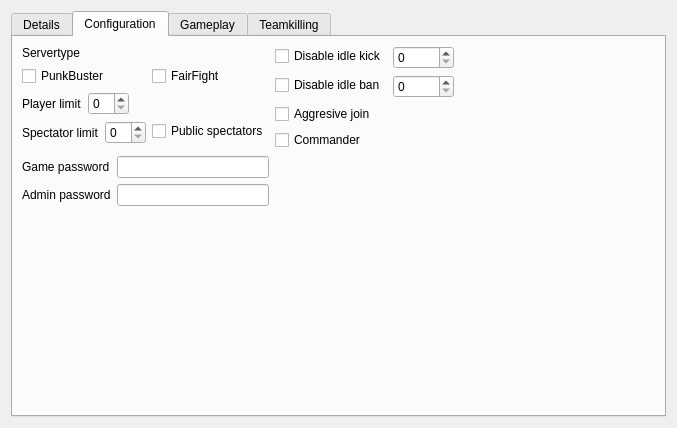
<?xml version="1.0" encoding="UTF-8"?>
<ui version="4.0">
 <class>OptionsWidget</class>
 <widget class="QWidget" name="OptionsWidget">
  <property name="geometry">
   <rect>
    <x>0</x>
    <y>0</y>
    <width>400</width>
    <height>300</height>
   </rect>
  </property>
  <property name="windowTitle">
   <string>Form</string>
  </property>
  <layout class="QGridLayout" name="gridLayout">
   <item row="0" column="0">
    <widget class="QTabWidget" name="tabWidget_op">
     <property name="currentIndex">
      <number>1</number>
     </property>
     <widget class="QWidget" name="tab_so_de">
      <attribute name="title">
       <string>Details</string>
      </attribute>
      <layout class="QGridLayout" name="gridLayout_9">
       <item row="0" column="0">
        <layout class="QFormLayout" name="formLayout_5">
         <item row="0" column="0">
          <widget class="QLabel" name="label_op_so_serverName">
           <property name="text">
            <string>Name</string>
           </property>
          </widget>
         </item>
         <item row="0" column="1">
          <widget class="QLineEdit" name="lineEdit_op_so_serverName">
           <property name="placeholderText">
            <string>Enter a servername, this name is used in Battlelog.</string>
           </property>
          </widget>
         </item>
         <item row="1" column="0">
          <widget class="QLabel" name="label_op_so_serverDescription">
           <property name="text">
            <string>Description</string>
           </property>
          </widget>
         </item>
         <item row="1" column="1">
          <widget class="QTextEdit" name="textEdit_op_so_serverDescription">
           <property name="placeholderText">
            <string>Enter a server description, this description is displayed on the loading screen.</string>
           </property>
          </widget>
         </item>
         <item row="2" column="0">
          <widget class="QLabel" name="label_op_so_serverMessage">
           <property name="text">
            <string>Message</string>
           </property>
          </widget>
         </item>
         <item row="2" column="1">
          <widget class="QLineEdit" name="lineEdit_op_so_serverMessage">
           <property name="placeholderText">
            <string>Enther a massage here, this message is shown to player on join.</string>
           </property>
          </widget>
         </item>
        </layout>
       </item>
       <item row="0" column="1">
        <spacer name="horizontalSpacer_2">
         <property name="orientation">
          <enum>Qt::Horizontal</enum>
         </property>
         <property name="sizeHint" stdset="0">
          <size>
           <width>422</width>
           <height>168</height>
          </size>
         </property>
        </spacer>
       </item>
       <item row="1" column="0">
        <spacer name="verticalSpacer_3">
         <property name="orientation">
          <enum>Qt::Vertical</enum>
         </property>
         <property name="sizeHint" stdset="0">
          <size>
           <width>208</width>
           <height>164</height>
          </size>
         </property>
        </spacer>
       </item>
      </layout>
     </widget>
     <widget class="QWidget" name="tab_so_co">
      <attribute name="title">
       <string>Configuration</string>
      </attribute>
      <layout class="QGridLayout" name="gridLayout_13">
       <item row="1" column="0">
        <layout class="QFormLayout" name="formLayout_7">
         <item row="0" column="0">
          <widget class="QLabel" name="label_so_co_gamePassword">
           <property name="text">
            <string>Game password</string>
           </property>
          </widget>
         </item>
         <item row="0" column="1">
          <widget class="QLineEdit" name="lineEdit_so_co_gamePassword">
           <property name="echoMode">
            <enum>QLineEdit::Password</enum>
           </property>
           <property name="clearButtonEnabled">
            <bool>true</bool>
           </property>
          </widget>
         </item>
         <item row="1" column="0">
          <widget class="QLabel" name="label_so_co_adminPassword">
           <property name="text">
            <string>Admin password</string>
           </property>
          </widget>
         </item>
         <item row="1" column="1">
          <widget class="QLineEdit" name="lineEdit_so_co_adminPassword">
           <property name="echoMode">
            <enum>QLineEdit::Password</enum>
           </property>
           <property name="clearButtonEnabled">
            <bool>true</bool>
           </property>
          </widget>
         </item>
        </layout>
       </item>
       <item row="1" column="1">
        <spacer name="verticalSpacer_12">
         <property name="orientation">
          <enum>Qt::Vertical</enum>
         </property>
         <property name="sizeHint" stdset="0">
          <size>
           <width>20</width>
           <height>98</height>
          </size>
         </property>
        </spacer>
       </item>
       <item row="2" column="0">
        <spacer name="verticalSpacer_6">
         <property name="orientation">
          <enum>Qt::Vertical</enum>
         </property>
         <property name="sizeHint" stdset="0">
          <size>
           <width>20</width>
           <height>198</height>
          </size>
         </property>
        </spacer>
       </item>
       <item row="0" column="0">
        <layout class="QFormLayout" name="formLayout_4">
         <item row="0" column="0">
          <widget class="QLabel" name="label_so_co_serverTypeText">
           <property name="text">
            <string>Servertype</string>
           </property>
          </widget>
         </item>
         <item row="0" column="1">
          <widget class="QLabel" name="label_so_co_serverType">
           <property name="text">
            <string/>
           </property>
          </widget>
         </item>
         <item row="1" column="0">
          <widget class="QCheckBox" name="checkBox_so_co_punkBuster">
           <property name="text">
            <string>PunkBuster</string>
           </property>
          </widget>
         </item>
         <item row="1" column="1">
          <widget class="QCheckBox" name="checkBox_so_co_fairFight">
           <property name="text">
            <string>FairFight</string>
           </property>
          </widget>
         </item>
         <item row="3" column="0">
          <layout class="QHBoxLayout" name="horizontalLayout_4">
           <item>
            <widget class="QLabel" name="label_so_co_maxSpectators">
             <property name="text">
              <string>Spectator limit</string>
             </property>
            </widget>
           </item>
           <item>
            <widget class="QSpinBox" name="spinBox_so_co_maxSpectators"/>
           </item>
          </layout>
         </item>
         <item row="3" column="1">
          <widget class="QCheckBox" name="checkBox_so_co_alwaysAllowSpectators">
           <property name="text">
            <string>Public spectators</string>
           </property>
          </widget>
         </item>
         <item row="2" column="0">
          <layout class="QHBoxLayout" name="horizontalLayout">
           <item>
            <widget class="QLabel" name="label_so_co_maxPlayers">
             <property name="text">
              <string>Player limit</string>
             </property>
            </widget>
           </item>
           <item>
            <widget class="QSpinBox" name="spinBox_so_co_maxPlayers"/>
           </item>
          </layout>
         </item>
        </layout>
       </item>
       <item row="0" column="1">
        <layout class="QFormLayout" name="formLayout_6">
         <item row="0" column="0">
          <widget class="QCheckBox" name="checkBox_so_co_idleTimeout">
           <property name="text">
            <string>Disable idle kick</string>
           </property>
          </widget>
         </item>
         <item row="0" column="1">
          <widget class="QSpinBox" name="spinBox_so_co_idleTimeout">
           <property name="minimum">
            <number>0</number>
           </property>
           <property name="maximum">
            <number>86400</number>
           </property>
          </widget>
         </item>
         <item row="2" column="0" colspan="2">
          <widget class="QCheckBox" name="checkBox_so_co_aggressiveJoin">
           <property name="text">
            <string>Aggresive join</string>
           </property>
          </widget>
         </item>
         <item row="3" column="0" colspan="2">
          <widget class="QCheckBox" name="checkBox_so_co_commander">
           <property name="text">
            <string>Commander</string>
           </property>
          </widget>
         </item>
         <item row="1" column="0">
          <widget class="QCheckBox" name="checkBox_so_co_idleBanRounds">
           <property name="text">
            <string>Disable idle ban</string>
           </property>
          </widget>
         </item>
         <item row="1" column="1">
          <widget class="QSpinBox" name="spinBox_so_co_idleBanRounds"/>
         </item>
        </layout>
       </item>
       <item row="0" column="2">
        <spacer name="horizontalSpacer_6">
         <property name="orientation">
          <enum>Qt::Horizontal</enum>
         </property>
         <property name="sizeHint" stdset="0">
          <size>
           <width>438</width>
           <height>20</height>
          </size>
         </property>
        </spacer>
       </item>
      </layout>
     </widget>
     <widget class="QWidget" name="tab_so_gp">
      <attribute name="title">
       <string>Gameplay</string>
      </attribute>
      <layout class="QGridLayout" name="gridLayout_17">
       <item row="0" column="1" rowspan="3">
        <layout class="QFormLayout" name="formLayout_11">
         <item row="3" column="0">
          <widget class="QLabel" name="label_so_gp_playerRespawnTime">
           <property name="text">
            <string>Player respawn time (%)</string>
           </property>
          </widget>
         </item>
         <item row="4" column="0">
          <widget class="QLabel" name="label_so_gp_ticketBleedRate">
           <property name="text">
            <string>Ticket bleed rate (%)</string>
           </property>
          </widget>
         </item>
         <item row="5" column="0">
          <widget class="QLabel" name="label_so_gp_gameModeCounter">
           <property name="text">
            <string>Gamemode counter (%)</string>
           </property>
          </widget>
         </item>
         <item row="6" column="0">
          <widget class="QLabel" name="label_so_gp_roundTimeLimit">
           <property name="text">
            <string>Round time limit (%)</string>
           </property>
          </widget>
         </item>
         <item row="7" column="0">
          <widget class="QLabel" name="label_so_gp_roundLockdownCountdown">
           <property name="text">
            <string>Round lockdown countdown</string>
           </property>
          </widget>
         </item>
         <item row="8" column="0">
          <widget class="QLabel" name="label_so_gp_roundWarmupTimeout">
           <property name="text">
            <string>Round warmup timeout</string>
           </property>
          </widget>
         </item>
         <item row="9" column="0">
          <widget class="QLabel" name="label_so_gp_roundRestartPlayerCount">
           <property name="text">
            <string>Round restart player count</string>
           </property>
          </widget>
         </item>
         <item row="10" column="0">
          <widget class="QLabel" name="label_so_gp_roundStartPlayerCount">
           <property name="text">
            <string>Round start player count</string>
           </property>
          </widget>
         </item>
         <item row="3" column="1">
          <widget class="QSpinBox" name="spinBox_so_gp_playerRespawnTime">
           <property name="minimum">
            <number>2</number>
           </property>
           <property name="maximum">
            <number>10000</number>
           </property>
          </widget>
         </item>
         <item row="4" column="1">
          <widget class="QSpinBox" name="spinBox_so_gp_ticketBleedRate">
           <property name="minimum">
            <number>1</number>
           </property>
           <property name="maximum">
            <number>300</number>
           </property>
          </widget>
         </item>
         <item row="5" column="1">
          <widget class="QSpinBox" name="spinBox_so_gp_gameModeCounter">
           <property name="minimum">
            <number>2</number>
           </property>
           <property name="maximum">
            <number>10000</number>
           </property>
          </widget>
         </item>
         <item row="6" column="1">
          <widget class="QSpinBox" name="spinBox_so_gp_roundTimeLimit">
           <property name="maximum">
            <number>1000</number>
           </property>
          </widget>
         </item>
         <item row="7" column="1">
          <widget class="QSpinBox" name="spinBox_so_gp_roundLockdownCountdown">
           <property name="minimum">
            <number>10</number>
           </property>
           <property name="maximum">
            <number>30</number>
           </property>
          </widget>
         </item>
         <item row="8" column="1">
          <widget class="QSpinBox" name="spinBox_so_gp_roundWarmupTimeout">
           <property name="maximum">
            <number>3600</number>
           </property>
          </widget>
         </item>
         <item row="9" column="1">
          <widget class="QSpinBox" name="spinBox_so_gp_roundRestartPlayerCount">
           <property name="maximum">
            <number>64</number>
           </property>
          </widget>
         </item>
         <item row="10" column="1">
          <widget class="QSpinBox" name="spinBox_so_gp_roundStartPlayerCount">
           <property name="minimum">
            <number>4</number>
           </property>
           <property name="maximum">
            <number>64</number>
           </property>
          </widget>
         </item>
         <item row="2" column="1">
          <widget class="QSpinBox" name="spinBox_so_gp_vehicleSpawnDelay">
           <property name="minimum">
            <number>2</number>
           </property>
           <property name="maximum">
            <number>10000</number>
           </property>
          </widget>
         </item>
         <item row="2" column="0">
          <widget class="QLabel" name="label_so_gp_vehicleSpawnDelay">
           <property name="text">
            <string>Vehicle spawn delay (%)</string>
           </property>
          </widget>
         </item>
         <item row="1" column="1">
          <widget class="QSpinBox" name="spinBox_so_gp_soldierHealth">
           <property name="minimum">
            <number>60</number>
           </property>
           <property name="maximum">
            <number>125</number>
           </property>
          </widget>
         </item>
         <item row="1" column="0">
          <widget class="QLabel" name="label_so_gp_soldierHealth">
           <property name="text">
            <string>Solider health (%)</string>
           </property>
          </widget>
         </item>
         <item row="0" column="1">
          <widget class="QSpinBox" name="spinBox_so_gp_bulletDamage">
           <property name="maximum">
            <number>100</number>
           </property>
          </widget>
         </item>
         <item row="0" column="0">
          <widget class="QLabel" name="label_so_gp_bulletDamage">
           <property name="text">
            <string>Bullet damage (%)</string>
           </property>
          </widget>
         </item>
        </layout>
       </item>
       <item row="0" column="2">
        <layout class="QFormLayout" name="formLayout_10">
         <item row="0" column="0">
          <widget class="QLabel" name="label_so_gp_preset">
           <property name="text">
            <string>Game preset (Server side)</string>
           </property>
          </widget>
         </item>
         <item row="0" column="1">
          <widget class="QComboBox" name="comboBox_so_gp_preset"/>
         </item>
         <item row="1" column="0" colspan="2">
          <widget class="QCheckBox" name="checkBox_so_gp_presetLockPresetSetting">
           <property name="text">
            <string>Lock preset related values</string>
           </property>
          </widget>
         </item>
        </layout>
       </item>
       <item row="0" column="3">
        <spacer name="horizontalSpacer_9">
         <property name="orientation">
          <enum>Qt::Horizontal</enum>
         </property>
         <property name="sizeHint" stdset="0">
          <size>
           <width>289</width>
           <height>20</height>
          </size>
         </property>
        </spacer>
       </item>
       <item row="1" column="2">
        <layout class="QHBoxLayout" name="horizontalLayout_10">
         <item>
          <widget class="QLabel" name="label_so_gp_unlockMode">
           <property name="text">
            <string>Unlock unlocks</string>
           </property>
          </widget>
         </item>
         <item>
          <widget class="QComboBox" name="comboBox_so_gp_unlockMode"/>
         </item>
        </layout>
       </item>
       <item row="3" column="1">
        <spacer name="verticalSpacer_10">
         <property name="orientation">
          <enum>Qt::Vertical</enum>
         </property>
         <property name="sizeHint" stdset="0">
          <size>
           <width>20</width>
           <height>113</height>
          </size>
         </property>
        </spacer>
       </item>
       <item row="2" column="2">
        <spacer name="verticalSpacer_11">
         <property name="orientation">
          <enum>Qt::Vertical</enum>
         </property>
         <property name="sizeHint" stdset="0">
          <size>
           <width>20</width>
           <height>200</height>
          </size>
         </property>
        </spacer>
       </item>
       <item row="4" column="0">
        <spacer name="verticalSpacer_9">
         <property name="orientation">
          <enum>Qt::Vertical</enum>
         </property>
         <property name="sizeHint" stdset="0">
          <size>
           <width>20</width>
           <height>11</height>
          </size>
         </property>
        </spacer>
       </item>
       <item row="0" column="0" rowspan="4">
        <layout class="QVBoxLayout" name="verticalLayout_2">
         <item>
          <widget class="QCheckBox" name="checkBox_so_gp_friendlyFire">
           <property name="text">
            <string>Friendly fire</string>
           </property>
          </widget>
         </item>
         <item>
          <widget class="QCheckBox" name="checkBox_so_gp_autoBalance">
           <property name="text">
            <string>Auto balance</string>
           </property>
          </widget>
         </item>
         <item>
          <widget class="QCheckBox" name="checkBox_so_gp_killCam">
           <property name="text">
            <string>Killcam</string>
           </property>
          </widget>
         </item>
         <item>
          <widget class="QCheckBox" name="checkBox_so_gp_miniMap">
           <property name="text">
            <string>Minimap</string>
           </property>
          </widget>
         </item>
         <item>
          <widget class="QCheckBox" name="checkBox_so_gp_miniMapSpotting">
           <property name="text">
            <string>Minimap spotting</string>
           </property>
          </widget>
         </item>
         <item>
          <widget class="QCheckBox" name="checkBox_so_gp_3dSpotting">
           <property name="text">
            <string>3D spotting</string>
           </property>
          </widget>
         </item>
         <item>
          <widget class="QCheckBox" name="checkBox_so_gp_nameTag">
           <property name="text">
            <string>Show nametags</string>
           </property>
          </widget>
         </item>
         <item>
          <widget class="QCheckBox" name="checkBox_so_gp_regenerateHealth">
           <property name="text">
            <string>Regenerate health</string>
           </property>
          </widget>
         </item>
         <item>
          <widget class="QCheckBox" name="checkBox_so_gp_hud">
           <property name="text">
            <string>Show HUD</string>
           </property>
          </widget>
         </item>
         <item>
          <widget class="QCheckBox" name="checkBox_so_gp_onlySquadLeaderSpawn">
           <property name="text">
            <string>Spawn only on squad leader</string>
           </property>
          </widget>
         </item>
         <item>
          <widget class="QCheckBox" name="checkBox_so_gp_vehicleSpawnAllowed">
           <property name="text">
            <string>Vehicles</string>
           </property>
          </widget>
         </item>
         <item>
          <widget class="QCheckBox" name="checkBox_so_gp_hitIndicatorsEnabled">
           <property name="text">
            <string>Hit indicators</string>
           </property>
          </widget>
         </item>
         <item>
          <widget class="QCheckBox" name="checkBox_so_gp_thirdPersonVehicleCameras">
           <property name="text">
            <string>Third person vehicle cameras</string>
           </property>
          </widget>
         </item>
         <item>
          <widget class="QCheckBox" name="checkBox_so_gp_forceReloadWholeMags">
           <property name="text">
            <string>Force reload of whole mags</string>
           </property>
          </widget>
         </item>
        </layout>
       </item>
      </layout>
     </widget>
     <widget class="QWidget" name="tab_so_tk">
      <attribute name="title">
       <string>Teamkilling</string>
      </attribute>
      <widget class="QWidget" name="formLayoutWidget">
       <property name="geometry">
        <rect>
         <x>10</x>
         <y>10</y>
         <width>255</width>
         <height>95</height>
        </rect>
       </property>
       <layout class="QFormLayout" name="formLayout_8">
        <property name="fieldGrowthPolicy">
         <enum>QFormLayout::AllNonFixedFieldsGrow</enum>
        </property>
        <item row="0" column="1">
         <widget class="QSpinBox" name="spinBox_so_tk_teamKillCountForKick"/>
        </item>
        <item row="0" column="0">
         <widget class="QCheckBox" name="checkBox_so_tk_teamKillCountForKick">
          <property name="text">
           <string>No teamkill counter limit</string>
          </property>
         </widget>
        </item>
        <item row="1" column="1">
         <widget class="QSpinBox" name="spinBox_so_tk_teamKillKickForBan"/>
        </item>
        <item row="1" column="0">
         <widget class="QCheckBox" name="checkBox_so_tk_teamKillKickForBan">
          <property name="text">
           <string>No teamkill ban limit</string>
          </property>
         </widget>
        </item>
        <item row="2" column="0">
         <widget class="QCheckBox" name="checkBox_so_tk_teamKillValueForKick">
          <property name="text">
           <string>No teamkill value limit</string>
          </property>
         </widget>
        </item>
        <item row="2" column="1">
         <widget class="QSpinBox" name="spinBox_so_tk_teamKillValueForKick"/>
        </item>
       </layout>
      </widget>
      <widget class="QWidget" name="formLayoutWidget_2">
       <property name="geometry">
        <rect>
         <x>10</x>
         <y>100</y>
         <width>310</width>
         <height>62</height>
        </rect>
       </property>
       <layout class="QFormLayout" name="formLayout_9">
        <property name="fieldGrowthPolicy">
         <enum>QFormLayout::AllNonFixedFieldsGrow</enum>
        </property>
        <item row="0" column="0">
         <widget class="QLabel" name="label_so_tk_teamKillValueIncrease">
          <property name="text">
           <string>Value per teamkill</string>
          </property>
         </widget>
        </item>
        <item row="1" column="0">
         <widget class="QLabel" name="label_so_tk_teamKillValueDecreasePerSecond">
          <property name="text">
           <string>Teamkill value cooldown (per second)</string>
          </property>
         </widget>
        </item>
        <item row="1" column="1">
         <widget class="QSpinBox" name="spinBox_so_tk_teamKillValueDecreasePerSecond"/>
        </item>
        <item row="0" column="1">
         <widget class="QSpinBox" name="spinBox_so_tk_teamKillValueIncrease"/>
        </item>
       </layout>
      </widget>
     </widget>
    </widget>
   </item>
  </layout>
 </widget>
 <resources/>
 <connections/>
</ui>
